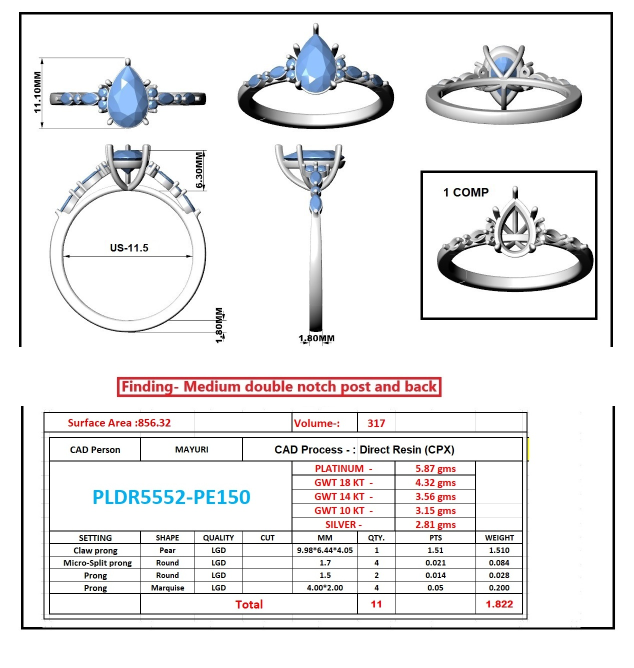
#> input picture PLDR5552-PE150.jpg, 1268 x 1335 px (shown at 1/2 size)
$ python -i ocr_extractor.py   (imports and definitions only)
#> lines starting #> are read from the running program, lines starting #| are printed output that depends on the picture; after the words box and inside, x2 and y2 are one past the last pixel; in counts of white or black regions, pixels touching at a corner belong together
"""
OCR Extractor Module - Extract data from CAD images
Uses Tesseract OCR and OpenCV for accurate text extraction
"""

import pytesseract
import cv2
import re
import numpy as np
from PIL import Image
import logging
import os
from pathlib import Path

# Configure logging
# [1 line not run here, left out]
logger = logging.getLogger(__name__)

# Set Tesseract path - TRY MULTIPLE LOCATIONS
# [21 lines left out: function setup_tesseract, not called in this run]

# Initialize Tesseract
# [1 line not run here, left out]


def extract_from_image(image_path):
    """
    Extract all data from CAD image using OCR

    Args:
        image_path: Path to CAD image file

    Returns:
        dict: Extracted data with all fields
    """
#> called with image_path = 'PLDR5552-PE150.jpg'
    try:
        logger.info(f"📸 Processing image: {image_path}")

        # Read image
        img = cv2.imread(image_path)
#> img is the input picture: shape (1335, 1268, 3); mean B, G, R 233.9, 233.1, 234
        if img is None:
            logger.error(f"❌ Failed to read image: {image_path}")
            return None

        # Pre-process image for better OCR
        processed_img = preprocess_image(img)

        # Convert to RGB for Tesseract
        img_rgb = cv2.cvtColor(processed_img, cv2.COLOR_BGR2RGB)

        # Extract text using Tesseract OCR
        logger.info("🔍 Extracting text using OCR...")
        try:
            extracted_text = pytesseract.image_to_string(img_rgb)
        except Exception as e:
            logger.error(f"❌ OCR Failed: {str(e)}")
            logger.warning("⚠️  Proceeding with manual data extraction...")
            extracted_text = ""

        # Parse extracted text into structured data
        logger.info("📊 Parsing extracted data...")
        data = parse_extracted_data(extracted_text)

        # Detect diamonds in image
        logger.info("💎 Detecting diamonds...")
        diamond_count = detect_diamonds(img)
        data['diamond_count'] = diamond_count

        logger.info(f"✅ Data extraction completed successfully")
        return data

    except Exception as e:
        logger.error(f"❌ Error during extraction: {str(e)}")
        return None


def preprocess_image(img):
    """
    Preprocess image to improve OCR accuracy

    Args:
        img: OpenCV image object

    Returns:
        Processed image
    """
    # Resize image for better OCR
    height, width = img.shape[:2]
#> height = 1335; width = 1268
    new_width = int(width * 1.5)
#> new_width = 1902
    new_height = int(height * 1.5)
#> new_height = 2002
    img_resized = cv2.resize(img, (new_width, new_height))
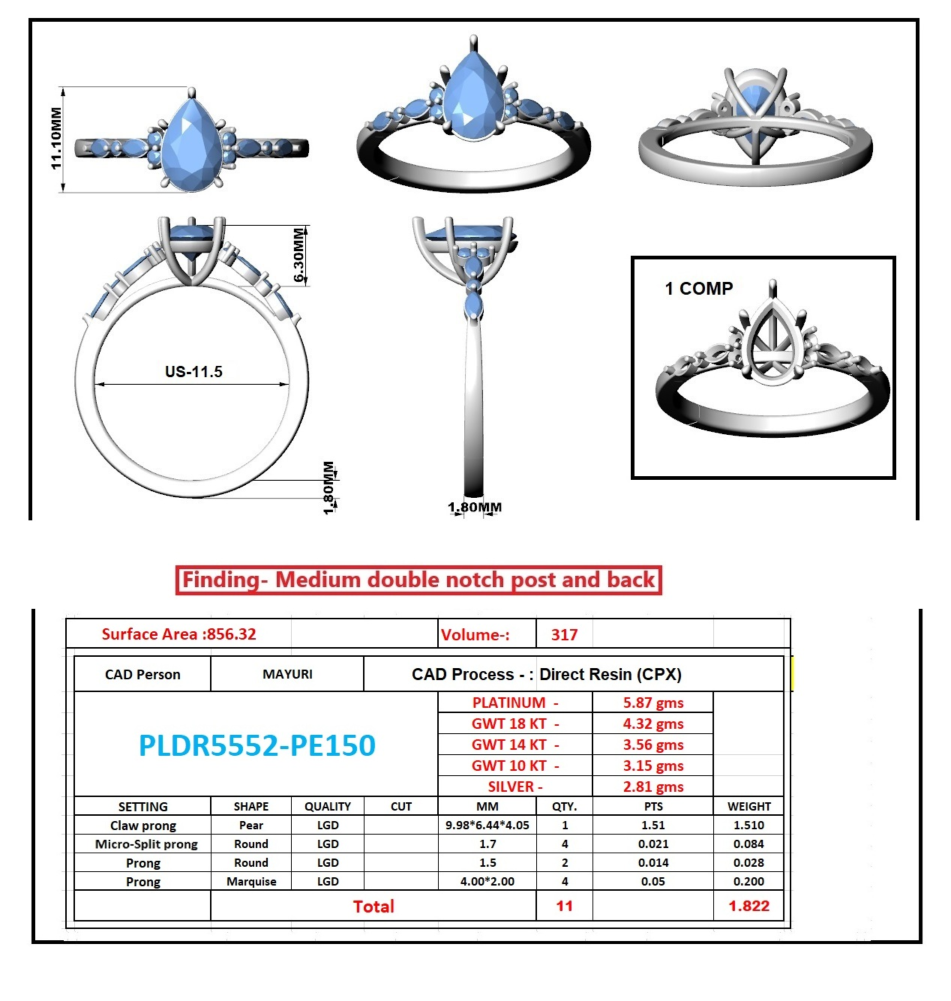
#> img_resized: shape (2002, 1902, 3) (shown at 1/2 size); mean B, G, R 233.8, 233, 234

    # Convert to grayscale
    gray = cv2.cvtColor(img_resized, cv2.COLOR_BGR2GRAY)
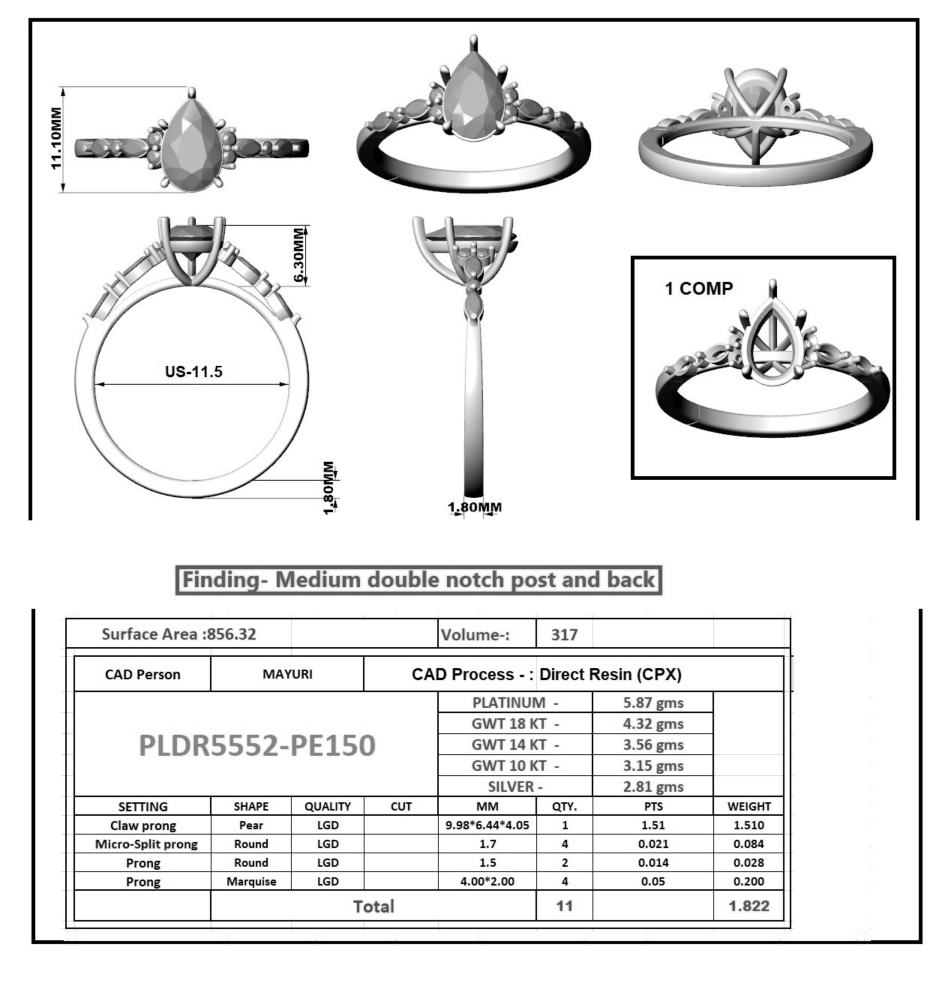
#> gray: shape (2002, 1902) (shown at 1/2 size); min 0, max 255, mean 233.4

    # Apply thresholding
    _, binary = cv2.threshold(gray, 150, 255, cv2.THRESH_BINARY)
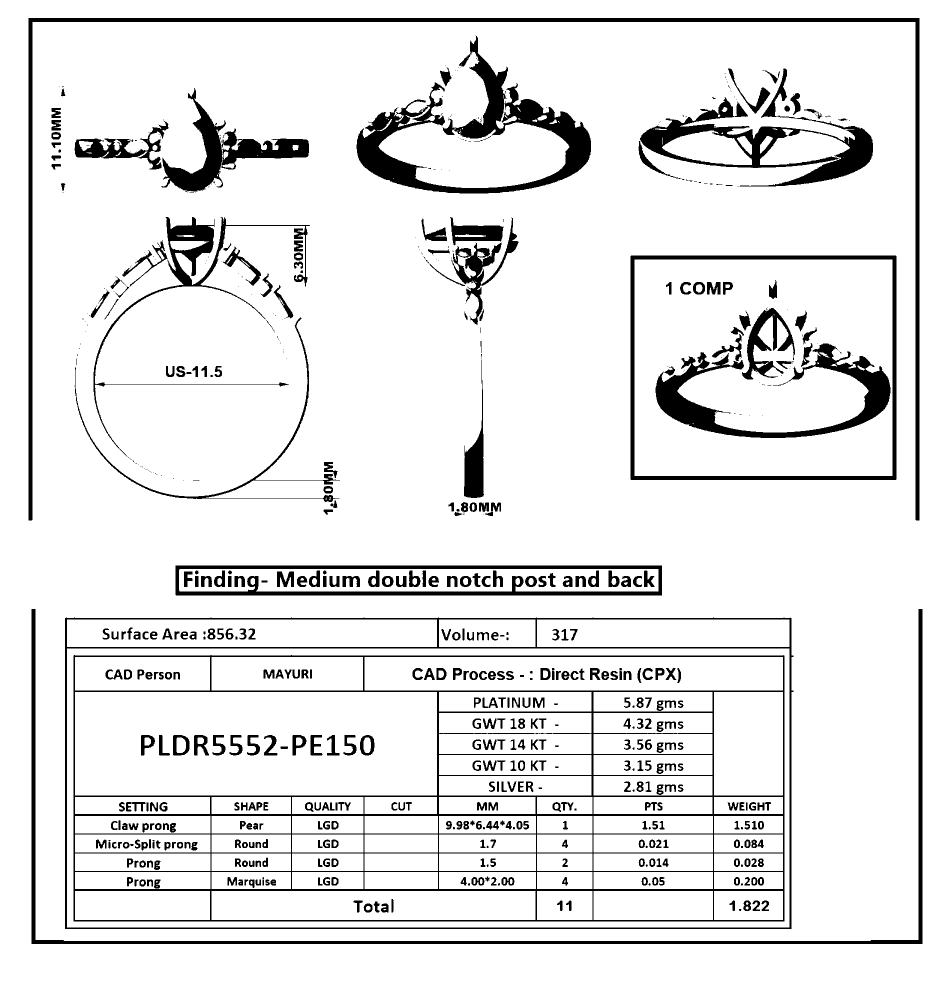
#> binary: shape (2002, 1902) (shown at 1/2 size); 90.6% white; 700 black regions (246 under 20 px), largest, box (x1, y1, x2, y2) and area: (147, 1310, 1569, 1843) 50728, (713, 71, 1182, 387) 33058, (57, 36, 1839, 1041) 30206

    # Denoise
    denoised = cv2.fastNlMeansDenoising(binary, h=10)

    return denoised


# [226 lines left out: functions parse_extracted_data, extract_product_id, extract_field, extract_materials, extract_stones, parse_stone_row and 1 more, not called in this run]

>>> result = extract_from_image('PLDR5552-PE150.jpg')
#> (the run stopped early here; a loop or call above may not have finished)
